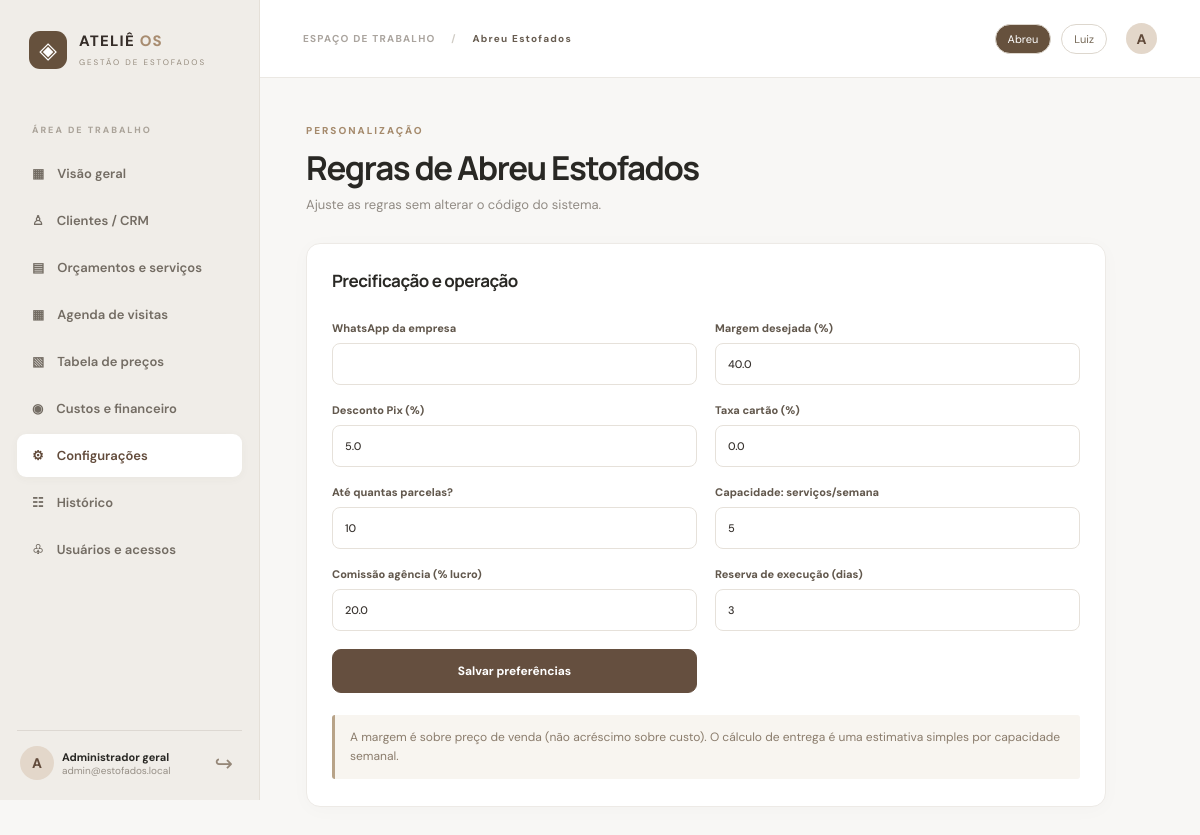
The app's page /settings (signed in) with its own data.
### tables this page shows
CREATE TABLE companies(id INTEGER PRIMARY KEY,name TEXT NOT NULL,whatsapp TEXT DEFAULT '',margin REAL DEFAULT 40,pix_discount REAL DEFAULT 5,card_fee REAL DEFAULT 0,card_installments INTEGER DEFAULT 10,weekly_capacity INTEGER DEFAULT 5,workdays TEXT DEFAULT '0,1,2,3,4',commission_rate REAL DEFAULT 20,lead_days INTEGER DEFAULT 3);

### app.py (the view, shortened to what this page needs)
@app.route('/settings',methods=['GET','POST'])
@role_required('admin','owner')
def settings():
    comp=current_company();cid=comp['id']
    return render_template('settings.html',comp=comp)

### app.py (called while the page is built)
def conn():
    c=sqlite3.connect(DB); c.row_factory=sqlite3.Row; c.execute('PRAGMA foreign_keys=ON'); return c

@app.before_request
def csrf_guard():
    if 'csrf' not in session: session['csrf']=secrets.token_hex(24)
    if request.method=='POST' and request.form.get('csrf')!=session.get('csrf'): abort(400,'Token inválido. Atualize a página.')

@app.context_processor
def ctx():
    return dict(csrf=session.get('csrf'),me=session.get('user'),statuses=STATUSES,money=money,today=date.today().isoformat())

def allowed_company(cid):
    u=session.get('user')
    if not u: abort(401)
    if u['role']!='admin' and u['company_id']!=cid: abort(403)

def role_required(*roles):
    def decorator(fn):
        @wraps(fn)
        def wrapper(*a,**kw):
            if not session.get('user'): return redirect(url_for('login'))
            if session['user']['role'] not in roles: abort(403)
            return fn(*a,**kw)
        return wrapper
    return decorator

def current_company():
    u=session['user']
    cid = request.values.get('company_id',type=int) if u['role']=='admin' else u['company_id']
    if not cid: cid=1
    allowed_company(cid)
    with conn() as c:
        company=c.execute('SELECT * FROM companies WHERE id=?',(cid,)).fetchone()
        if not company: abort(404)
        return dict(company)

### templates/settings.html
{% extends 'base.html' %}{% block title %}Configurações{% endblock %}{% block content %}<div class="pagehead"><div><div class="eyebrow">PERSONALIZAÇÃO</div><h1>Regras de {{comp.name}}</h1><p>Ajuste as regras sem alterar o código do sistema.</p></div></div><section class="panel narrow"><div class="panelhead"><h2>Precificação e operação</h2></div><form method="post" class="formgrid"><input name="csrf" type="hidden" value="{{csrf}}"><label>WhatsApp da empresa<input name="whatsapp" value="{{comp.whatsapp}}"></label><label>Margem desejada (%)<input name="margin" type="number" min="0" max="90" step="0.1" value="{{comp.margin}}"></label><label>Desconto Pix (%)<input name="pix_discount" type="number" min="0" step="0.1" value="{{comp.pix_discount}}"></label><label>Taxa cartão (%)<input name="card_fee" type="number" min="0" step="0.1" value="{{comp.card_fee}}"></label><label>Até quantas parcelas?<input name="card_installments" type="number" min="1" max="12" value="{{comp.card_installments}}"></label><label>Capacidade: serviços/semana<input name="weekly_capacity" type="number" min="1" value="{{comp.weekly_capacity}}"></label><label>Comissão agência (% lucro)<input name="commission_rate" type="number" min="0" step="0.1" value="{{comp.commission_rate}}"></label><label>Reserva de execução (dias)<input name="lead_days" type="number" min="0" value="{{comp.lead_days}}"></label><button class="primary">Salvar preferências</button></form><div class="helper">A margem é sobre preço de venda (não acréscimo sobre custo). O cálculo de entrega é uma estimativa simples por capacidade semanal.</div></section>{% endblock %}

### templates/base.html (shortened to what this page needs)
<!doctype html><html lang="pt-br"><head><link rel="stylesheet" href="{{url_for('static',filename='style.css')}}"></head><body><div class="layout"><aside class="sidebar"><div class="brand"><span class="brandicon">◈</span><div><b>ATELIÊ <em>OS</em></b><small>GESTÃO DE ESTOFADOS</small></div></div><span class="sidelabel">ÁREA DE TRABALHO</span><nav>
<a class="{{'active' if request.endpoint=='dashboard' else ''}}" href="{{url_for('dashboard',company_id=comp.id if comp else 1)}}">▦ <span>Visão geral</span></a>
<a class="{{'active' if request.endpoint=='clients' else ''}}" href="{{url_for('clients',company_id=comp.id if comp else 1)}}">♙ <span>Clientes / CRM</span></a>
<a class="{{'active' if request.endpoint in ('quotes','quote_detail') else ''}}" href="{{url_for('quotes',company_id=comp.id if comp else 1)}}">▤ <span>Orçamentos e serviços</span></a>
<a class="{{'active' if request.endpoint=='visits' else ''}}" href="{{url_for('visits',company_id=comp.id if comp else 1)}}">▦ <span>Agenda de visitas</span></a>
<a class="{{'active' if request.endpoint=='catalog' else ''}}" href="{{url_for('catalog',company_id=comp.id if comp else 1)}}">▧ <span>Tabela de preços</span></a>
{% if me.role != 'staff' %}<a class="{{'active' if request.endpoint=='finance' else ''}}" href="{{url_for('finance',company_id=comp.id if comp else 1)}}">◉ <span>Custos e financeiro</span></a><a class="{{'active' if request.endpoint=='settings' else ''}}" href="{{url_for('settings',company_id=comp.id if comp else 1)}}">⚙ <span>Configurações</span></a><a href="{{url_for('audit_page',company_id=comp.id if comp else 1)}}">☷ <span>Histórico</span></a>{% endif %}
{% if me.role=='admin' %}<a class="{{'active' if request.endpoint=='users' else ''}}" href="{{url_for('users')}}">♧ <span>Usuários e acessos</span></a>{% endif %}</nav><div class="sidebarfooter"><div class="tinyavatar">{{me.email[0]|upper}}</div><div class="usertext"><b>{{'Administrador geral' if me.role=='admin' else 'Responsável' if me.role=='owner' else 'Equipe'}}</b><small>{{me.email}}</small></div><form method="post" action="{{url_for('logout')}}"><input name="csrf" type="hidden" value="{{csrf}}"><button title="Sair" class="logout">↪</button></form></div></aside><main class="content"><div class="topbar"><div class="bread">ESPAÇO DE TRABALHO <span>/</span> <b>{{comp.name if comp else 'Administração'}}</b></div><div class="topactions">{% if me.role=='admin' and comp %}<a class="pill {{'selected' if comp.id==1 else ''}}" href="{{url_for('dashboard',company_id=1)}}">Abreu</a><a class="pill {{'selected' if comp.id==2 else ''}}" href="{{url_for('dashboard',company_id=2)}}">Luiz</a>{% endif %}<span class="avatar">{{me.email[0]|upper}}</span></div></div><div class="page">{% with messages=get_flashed_messages(with_categories=true) %}{% for kind,msg in messages %}<div class="flash {{kind}}">{{msg}}</div>{% endfor %}{% endwith %}{% block content %}{% endblock %}</div></main></div><script src="{{url_for('static',filename='app.js')}}"></script></body></html>

### static/style.css (style rules this page uses)
:root { --brown:#624b3b;--deep:#352d28;--tan:#a98b6c;--cream:#faf9f7;--paper:#fff;--ink:#292824;--muted:#918b84;--border:#ebe8e3;--green:#667963 }
* { box-sizing:border-box }
body { margin:0;background:#f8f7f5;color:var(--ink);font-family:'DM Sans',Arial,sans-serif;font-size:14px }
a { color:var(--brown);text-decoration:none }
button,input,select,textarea { font:inherit }
button { cursor:pointer }
.layout { display:flex;min-height:100vh }
.sidebar { width:260px;flex:none;background:#f0ede8;border-right:1px solid #e5e0d8;display:flex;flex-direction:column;padding:31px 17px 20px;position:sticky;top:0;height:100vh }
.brand { display:flex;align-items:center;gap:12px;padding:0 12px;margin-bottom:55px;color:var(--deep) }
.brandicon { background:#66513d;color:white;border-radius:11px;width:38px;height:38px;display:grid;place-items:center;font-size:23px }
.brand b { display:block;font-weight:800;letter-spacing:.08em;font-size:15px }
.brand em { color:#a88c70;font-style:normal }
.brand small { font-size:8px;letter-spacing:2px;color:#958b7d }
.sidelabel { font-size:9px;letter-spacing:2px;color:#aaa399;padding:0 15px;margin-bottom:16px;font-weight:800 }
nav { display:grid;gap:4px }
nav a { color:#736c63;font-weight:600;padding:13px 15px;border-radius:9px;display:flex;align-items:center;gap:13px;font-size:13px }
nav a.active,nav a:hover { background:white;color:var(--brown);box-shadow:0 2px 10px #5143330a }
.sidebarfooter { display:flex;align-items:center;gap:8px;margin-top:auto;padding:15px 3px 0;border-top:1px solid #ddd8d2 }
.tinyavatar,.avatar { background:#e3d7ca;color:var(--brown);font-weight:800;width:34px;height:34px;border-radius:50%;display:grid;place-items:center;flex:none }
.usertext { min-width:0;flex:1 }
.usertext b,.usertext small { display:block;white-space:nowrap;overflow:hidden;text-overflow:ellipsis;font-size:11px }
.usertext small { color:#968f86;font-size:10px }
.logout { border:0;background:none;font-size:22px;color:#958778 }
.content { flex:1;min-width:0 }
.topbar { height:78px;border-bottom:1px solid var(--border);display:flex;align-items:center;justify-content:space-between;padding:0 43px;background:#fff }
.bread { font-size:10px;letter-spacing:1.25px;color:#aaa49e;font-weight:700 }
.bread span { padding:0 12px;color:#d0ccc5 }
.bread b { color:#675c50 }
.topactions { display:flex;gap:10px;align-items:center }
.pill { border:1px solid #ddd7ce;padding:7px 12px;border-radius:25px;font-size:11px;color:#756857 }
.pill.selected { background:#66513d;color:white }
.avatar { margin-left:9px;width:31px;height:31px }
.page { max-width:1530px;padding:46px 46px 70px;margin:auto }
.pagehead { display:flex;justify-content:space-between;gap:16px;align-items:center;margin-bottom:30px }
.pagehead h1 { font-size:33px;letter-spacing:-1.4px;margin:8px 0 6px;font-family:Manrope,sans-serif }
.pagehead p,.panelhead p { color:var(--muted);font-size:13px;margin:0 }
.eyebrow { font-size:10px;font-weight:800;letter-spacing:2px;color:#a58a6c }
.primary,.secondary { display:inline-flex;justify-content:center;align-items:center;border-radius:9px;background:#654f3f;color:white;border:1px solid #654f3f;padding:13px 18px;font-weight:700;font-size:12px;min-height:42px }
.stat,.panel { background:white;border:1px solid #edeae6;border-radius:14px;box-shadow:0 3px 20px #37271d06 }
.panel { padding:25px 25px 27px;min-width:0 }
.panelhead { display:flex;align-items:center;justify-content:space-between;gap:12px;margin-bottom:24px }
.panelhead h2 { font-size:17px;letter-spacing:-.5px;margin:0 0 5px;font-family:Manrope,sans-serif }
.helper { background:#f8f5f0;border-left:3px solid #b8a388;border-radius:3px;padding:13px 15px;color:#8a7c6c;font-size:12px;margin-top:22px;line-height:1.6 }
.formgrid { display:grid;grid-template-columns:repeat(2,minmax(0,1fr));gap:18px }
.formgrid label { display:flex;flex-direction:column;font-size:11px;font-weight:800;gap:8px;color:#62584d }
input,select,textarea { width:100%;border:1px solid #e6e1da;background:#fff;color:#38332f;border-radius:8px;min-height:42px;padding:11px 12px;outline:none;font-weight:500 }
.narrow { max-width:800px }

### records on screen
companies: name "Abreu Estofados", margin "40.0", pix_discount "5.0", card_fee "0.0", card_installments "10", weekly_capacity "5", commission_rate "20.0", lead_days "3"

### other values on screen
{{ me.email[0]|upper }} "A"
{{ me.email }} "admin@estofados.local"
